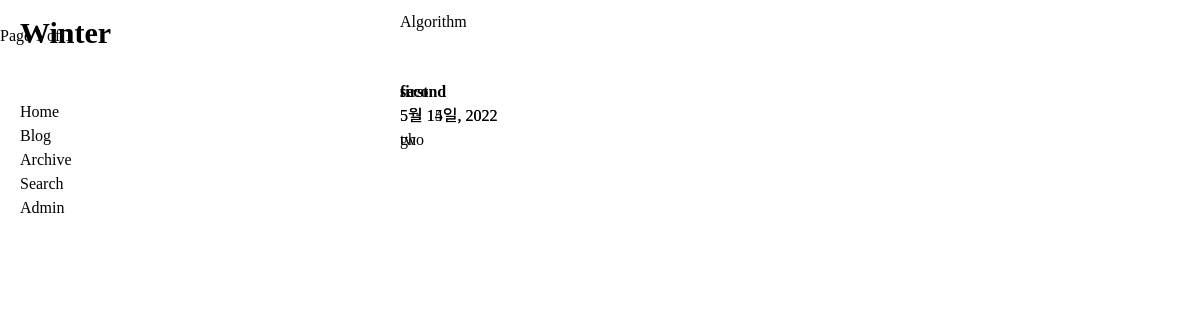
/blog/, run on an earlier commit of the app's database.
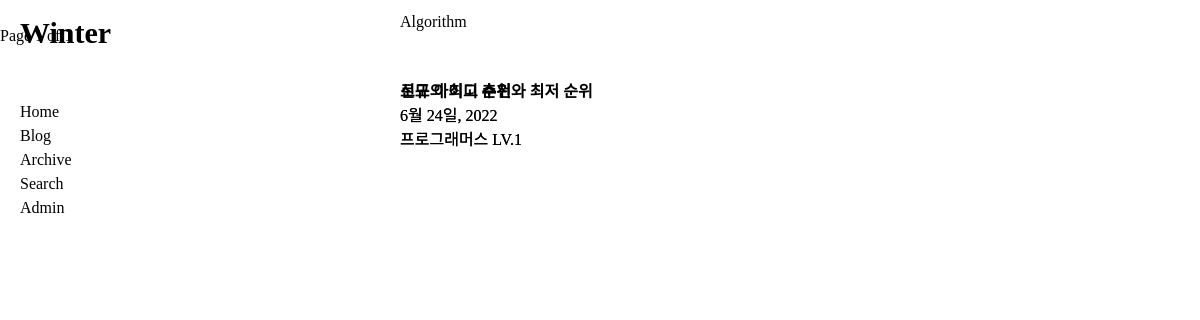
And on a later commit of the database.
### blog/models.py (models this page shows, shortened)
class Post(models.Model):
    title = models.CharField('TITLE', max_length=50)  # 제목
    slug = models.SlugField('SLUG', unique=True, allow_unicode=True, help_text='별칭 단어 하나')  # 제목 별칭, 기본키 대용,
    description = models.CharField('DESCRIPTION', max_length=100, blank=True, help_text="부가 제목")  # 부가제목, 비워도 됨
    content = models.TextField('CONTENT')  # 내용
    create_date = models.DateTimeField('CREATE_DATE', auto_now_add=True)  # 생성날짜
    modify_date = models.DateTimeField('MODIFY_DATE', auto_now=True)  # 수정날짜
    class Meta:  # 파라미터
        verbose_name = 'post'  # 별칭 이름
        verbose_name_plural = 'posts'  # 별칭 이름 복수
        db_table = 'my_post'
        ordering = ('-modify_date',)
    def get_absolute_url(self):
        return reverse('blog:post_detail', args=(self.slug,))

### blog/views.py (the view)
class PostLV(ListView):
    model = Post
    template_name = 'blog/post_all.html'
    context_object_name = 'posts'
    paginate_by = 5

### templates/blog/post_all.html (shortened to what this page needs)
{% extends "base.html"%}
{% load static %}
{% block extrastyle %}{% static "css/blog.css" %}{% endblock %}
{% block title %}
    <div id="title">
    Algorithm
    </div>
{% endblock %}
{% block content %}
    {% for post in posts %}
        <div id="content">
        <li>
        <h4 id ="title" ><a href='{{ post.get_absolute_url }}'>{{post.title}}</a></h4>
        {{ post.modify_date|date:"N d일, Y" }}
        <p>{{ post.description }}</p>
        </li>
        </div>
    {% endfor %}
<br/>
    <div id="page">
        <span>
            Page {{ page_obj.number }} of {{ page_obj.paginator.num_pages }}
        </span>
    </div>
{% endblock %}

### templates/base.html (shortened to what this page needs)
{% load static %}
<!DOCTYPE html>
<html lang = "en">
  <head>
    {% load static%}
    <link rel="stylesheet" type = "text/css" href="{% static "css/base.css" %}" />
    <link rel="stylesheet" type = "text/css" href="{% block extrastyle %}{% endblock %}" />
  </head>
  <body>
    <div id = "header">
      <h4 class = "maintitle">Winter </h4>
    </div>
    <div id ="menu">
      <li><a href="{% url 'home' %}">Home</a></li>
      <li><a href="{% url 'blog:index' %}">Blog</a></li>
      <li><a href="{% url 'blog:post_archive' %}">Archive</a></li>
      <li><a href="#">Search</a></li>
      <li><a href="{% url 'admin:index' %}">Admin</a></li>
    </div>
      {% block title %}
      {% endblock %}
      {% block content %}
      {% endblock %}
  </body>
</html>

### static/css/base.css (style rules this page uses)
*, *:after, *:before { -webkit-box-sizing: border-box; -moz-box-sizing: border-box; box-sizing: border-box; }
a:hover, a:focus, a:visited, a:hover, a:link { color: black; text-decoration: none; }
html { font-family: -apple-system, BlinkMacSystemFont, "Segoe UI", Roboto, "Helvetica Neue", Arial, "Noto Sans", sans-serif, "Apple Color Emoji", "Segoe UI Emoji", "Segoe UI Symbol", "Noto Color Emoji"; font-size : 16px; font-weight : normal; line-height : 1.5; background-color : #fff; color : #4d5058; -webkit-text-size-adjust : 100%; -webkit-font-smoothing : antialiased; -moz-osx-font-smoothing : grayscale; -webkit-tap-highlight-color: transparent; }
body { font-family: "빙그레체", serif; margin: 0; color: black; }
ul, li { list-style: none; }
header,section,article,aside,footer,main,a,button,input,textarea,img,nav,ul,ol,li,p,h1,h2,h3,h4,h5,h6,div,span { margin : 0; padding : 0; font-size: inherit; }
div#header { position : absolute; top: 10px; left: 20px; width: 100%; }
div#menu { position : absolute; top: 100px; left: 20px; width: 100%; }
div#title { position: absolute; top: 10px; left: 400px; color: black; }
div#content { position: absolute; top: 80px; left: 400px; color: black; display: inline-block; }
.maintitle { color: #000000; font-weight: bold; font-size: 30px; }

### static/css/blog.css (style rules this page uses)
div#content > li { display: inline-block; width: auto; height: auto; }
div#page { top: 200px; left: 200px; }

What changed in the data, as far as the page shows it:
changed Post: title "first" → "로또의 최고 순위와 최저 순위"; modify_date "5월 14일, 2022" → "6월 24일, 2022"; description "gh" → "프로그래머스 LV.1"; moves up the list
changed Post: title "second" → "신규 아이디 추천"; modify_date "5월 15일, 2022" → "6월 24일, 2022"; description "two" → "프로그래머스 LV.1"
